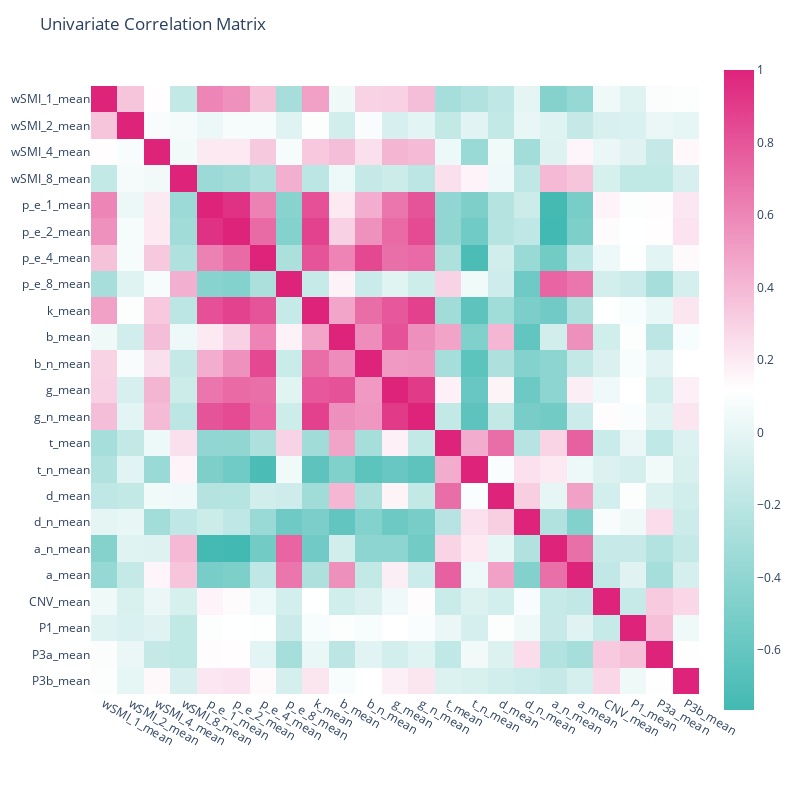

Notebook source saved alongside this figure:
### Code cell
fig = px.imshow(df_mw.drop('mind', axis =1 ).corr(),  color_continuous_scale=[(0,lblue), (0.5,'white'), (1,pink)] ,template = "plotly_white")

fig.update_layout(
    title= 'Univariate Correlation Matrix',
    autosize=False,
    width=800,
    height=800,
    yaxis = {
            'showticklabels': True,
            'tickmode': 'linear',
        }
)
fig.show()

### Figure 1 — Plotly figure (JSON) as saved in the notebook; plotly's stock layout.template omitted (floating-point values rounded to 4 significant figures; data arrays with more than 128 entries replaced by an {"elided": "..."} marker saying what was removed)
{"data": [{"coloraxis": "coloraxis", "hovertemplate": "x: %{x}<br>y: %{y}<br>color: %{z}<extra></extra>", "name": "0", "type": "heatmap", "x": ["wSMI_1_mean", "wSMI_2_mean", "wSMI_4_mean", "wSMI_8_mean", "p_e_1_mean", "p_e_2_mean", "p_e_4_mean", "p_e_8_mean", "k_mean", "b_mean", "b_n_mean", "g_mean", "g_n_mean", "t_mean", "t_n_mean", "d_mean", "d_n_mean", "a_n_mean", "a_mean", "CNV_mean", "P1_mean", "P3a_mean", "P3b_mean"], "xaxis": "x", "y": ["wSMI_1_mean", "wSMI_2_mean", "wSMI_4_mean", "wSMI_8_mean", "p_e_1_mean", "p_e_2_mean", "p_e_4_mean", "p_e_8_mean", "k_mean", "b_mean", "b_n_mean", "g_mean", "g_n_mean", "t_mean", "t_n_mean", "d_mean", "d_n_mean", "a_n_mean", "a_mean", "CNV_mean", "P1_mean", "P3a_mean", "P3b_mean"], "yaxis": "y", "z": {"elided": "23x23 float values"}}], "layout": {"autosize": false, "coloraxis": {"colorscale": [[0, "#42B9B2"], [0.5, "white"], [1, "#DE237B"]]}, "height": 800, "margin": {"t": 60}, "title": {"text": "Univariate Correlation Matrix"}, "width": 800, "xaxis": {"anchor": "y", "autorange": true, "constrain": "domain", "domain": [0, 1], "range": [-0.5, 22.5], "scaleanchor": "y", "type": "category"}, "yaxis": {"anchor": "x", "autorange": true, "constrain": "domain", "domain": [0.03939, 0.9606], "range": [22.5, -0.5], "showticklabels": true, "tickmode": "linear", "type": "category"}}}
